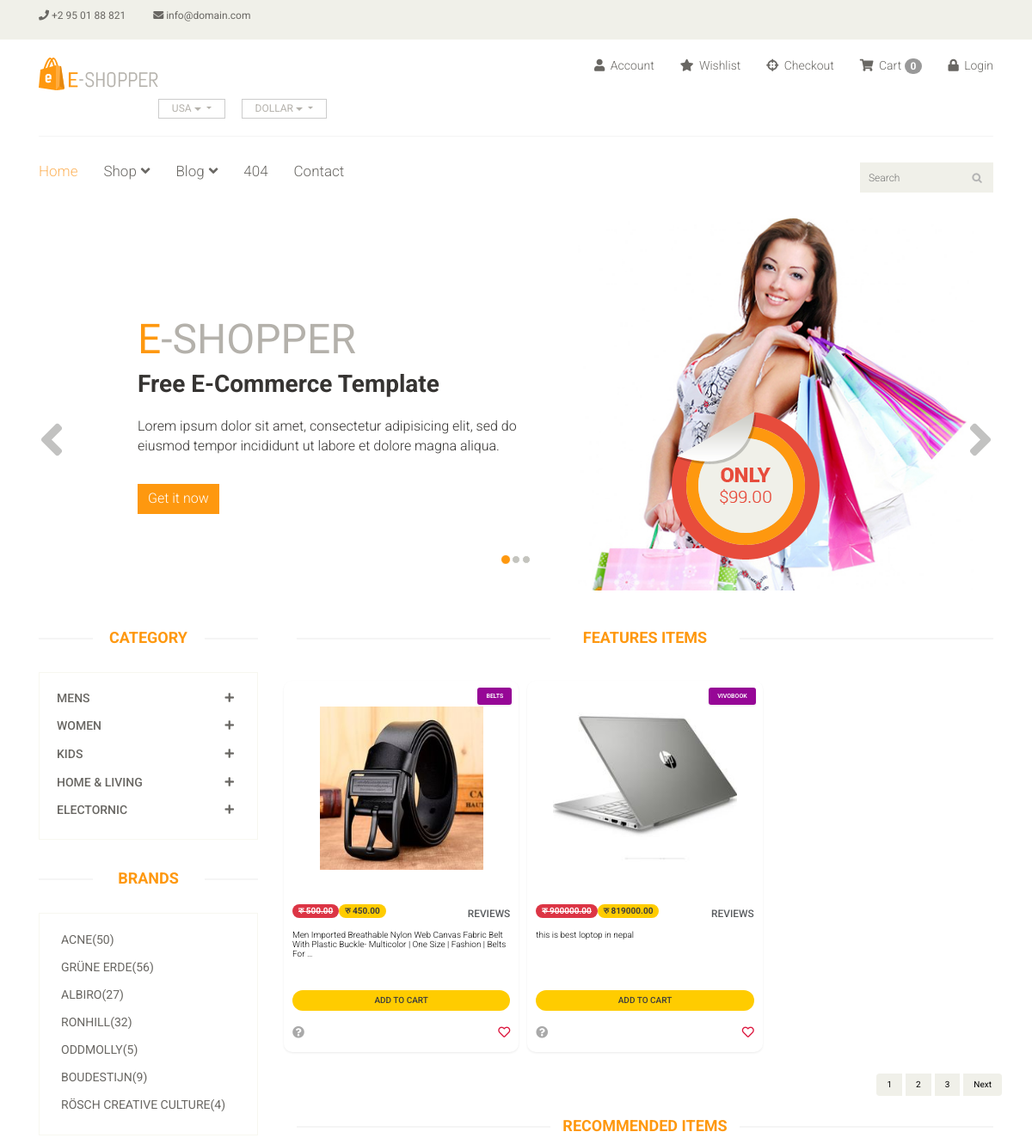
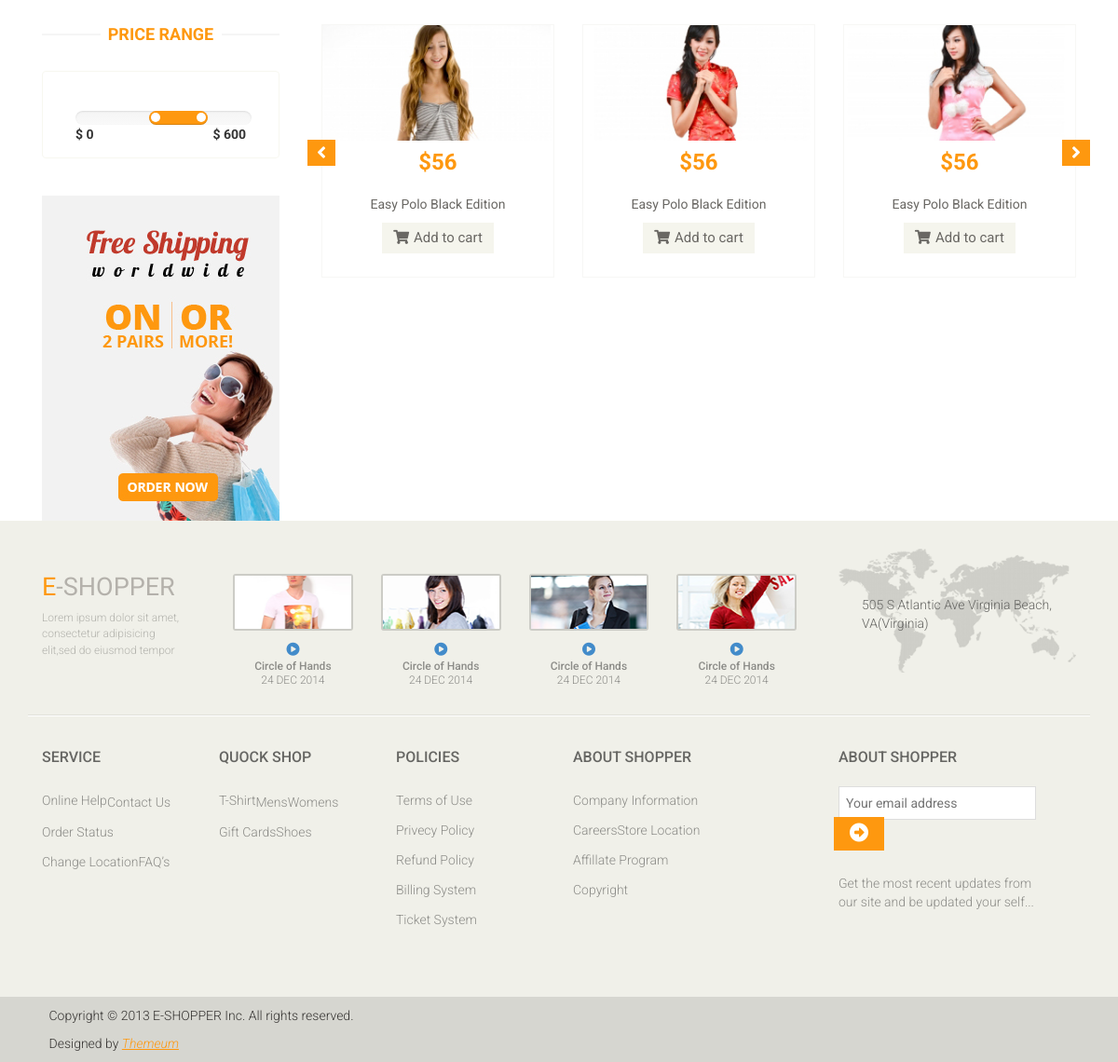
The page / on the database its author committed (2 pictures, top to bottom).
### main/models.py (models this page shows, shortened)
class Category(models.Model):
    title=models.CharField(max_length=200)

class Product(models.Model):
    image=models.ImageField(upload_to='prodcuts',null=True,blank=True)
    image2=models.ImageField(upload_to='prodcuts',null=True,blank=True)
    image3=models.ImageField(upload_to='prodcuts',null=True,blank=True)
    name=models.CharField(max_length=50)
    category=models.ForeignKey(Category, on_delete=models.CASCADE)
    subcategory=models.ForeignKey(SubCategory, on_delete=models.CASCADE)
    desc=RichTextField(blank=True)
    mark_price=models.DecimalField(max_digits=10,decimal_places=2)
    descount_percent=models.DecimalField(max_digits=4,decimal_places=2)
    price=models.DecimalField(max_digits=10,decimal_places=2,editable=False)
    date=models.DateField(auto_now=True)

### main/views.py (the view)
# urls.py: path("",index,name="index"),
def index(request):
    cate=Category.objects.all()
    cateid=request.GET.get('category')
    if cateid:
            product=Product.objects.filter(subcategory=cateid)
    else:
        product=Product.objects.all()
    paginator=Paginator(product,2)
    num_page=request.GET.get('page')
    data=paginator.get_page(num_page) #it fetch current page data
    total=data.paginator.num_pages #3
    context={
        'product':product,
        'cate':cate,
        'data':data,
        'num':[i+1 for i in range(total)]#1,2,3
        }
    return render(request,'main/index.html',context)

### templates/main/index.html (shortened to what this page needs)
{% extends "base.html" %}
{% load static %}
{% block content %}
	<section id="slider">
		<div class="container">
			<div class="row">
				<div class="col-sm-12">
					<div id="slider-carousel" class="carousel slide" data-ride="carousel">
						<ol class="carousel-indicators">
							<li data-target="#slider-carousel" data-slide-to="0" class="active"></li>
							<li data-target="#slider-carousel" data-slide-to="1"></li>
							<li data-target="#slider-carousel" data-slide-to="2"></li>
						</ol>
						<div class="carousel-inner">
							<div class="item active">
								<div class="col-sm-6">
									<h1><span>E</span>-SHOPPER</h1>
									<h2>Free E-Commerce Template</h2>
									<p>Lorem ipsum dolor sit amet, consectetur adipisicing elit, sed do eiusmod tempor incididunt ut labore et dolore magna aliqua. </p>
									<button type="button" class="btn btn-default get">Get it now</button>
								</div>
								<div class="col-sm-6">
									<img src="/static/images/home/girl1.jpg" class="girl img-responsive" alt="" />
									<img src="/static/images/home/pricing.png"  class="pricing" alt="" />
								</div>
							</div>
						</div>
						<a href="#slider-carousel" class="left control-carousel hidden-xs" data-slide="prev">
							<i class="fa fa-angle-left"></i>
						</a>
						<a href="#slider-carousel" class="right control-carousel hidden-xs" data-slide="next">
							<i class="fa fa-angle-right"></i>
						</a>
					</div>
				</div>
			</div>
		</div>
	</section>
	<section>
		<div class="container">
			<div class="row">
				<div class="col-sm-3">
					<div class="left-sidebar">
						<h2>Category</h2>
						<div class="panel-group category-products" id="accordian">
							{% for i in cate %}
							<div class="panel panel-default">
								<div class="panel-heading">
									<h4 class="panel-title">
										<a data-toggle="collapse" data-parent="#accordian" href="#{{i.id}}">
											<span class="badge pull-right"><i class="fa fa-plus"></i></span>
											{{i.title}}
										</a>
									</h4>
								</div>
							</div>
							{% endfor %}
						</div>
						<div class="brands_products">
							<h2>Brands</h2>
							<div class="brands-name">
								<ul class="nav nav-pills nav-stacked">
									<li><a href="#"> <span class="pull-right">(50)</span>Acne</a></li>
									<li><a href="#"> <span class="pull-right">(56)</span>Grüne Erde</a></li>
									<li><a href="#"> <span class="pull-right">(27)</span>Albiro</a></li>
									<li><a href="#"> <span class="pull-right">(32)</span>Ronhill</a></li>
									<li><a href="#"> <span class="pull-right">(5)</span>Oddmolly</a></li>
									<li><a href="#"> <span class="pull-right">(9)</span>Boudestijn</a></li>
									<li><a href="#"> <span class="pull-right">(4)</span>Rösch creative culture</a></li>
								</ul>
							</div>
						</div>
						<div class="price-range">
							<h2>Price Range</h2>
							<div class="well text-center">
								 <input type="text" class="span2" value="" data-slider-min="0" data-slider-max="600" data-slider-step="5" data-slider-value="[250,450]" id="sl2" ><br />
								 <b class="pull-left">$ 0</b> <b class="pull-right">$ 600</b>
							</div>
						</div>
						<div class="shipping text-center">
							<img src="/static/images/home/shipping.jpg" alt="" />
						</div>
					</div>
				</div>
				<div class="col-sm-9 padding-right">
					<h2 class="title text-center">Features Items</h2>
					<div class="container-fluid bg-trasparent my-4 p-3" style="position: relative">
						<div class="row row-cols-1 row-cols-xs-2 row-cols-sm-2 row-cols-lg-3 g-3">
						  {% for i in data %}
							<div class="col hp">
							<div class="card h-100 shadow-sm">
								<a target="_blank" href="{% url 'product_detail' i.id %}">
									<img src="{{i.image.url}}" class="card-img-top" alt="product.title" />
								</a>
							  <div class="label-top shadow-sm">
								<a class="text-white" target="_blank" href="">{{i.name}}</a>
							  </div>
							  <div class="card-body">
								<div class="clearfix mb-3">
									<span class="float-start badge rounded-pill bg-danger text-decoration-line-through">रु {{i.mark_price}}</span>
								  <span class="float-start badge rounded-pill bg-success">रु {{i.price}}</span>
								  <span class="float-end"><a href="#" class="small text-muted text-uppercase aff-link">reviews</a></span>
								</div>
								<h5 class="card-title">
								  <a target="_blank" href="#">{{i.desc|truncatewords:20|safe}}</a>
								</h5>
								<div class="d-grid gap-2 my-4">
								  <a href="{% url 'cart_add' i.id %}" class="btn btn-warning bold-btn">add to cart</a>
								</div>
								<div class="clearfix mb-1">
								  <span class="float-start"><a href="#"><i class="fas fa-question-circle"></i></a></span>
								  <span class="float-end">
									<i class="far fa-heart" style="cursor: pointer"></i>
								  </span>
								</div>
							  </div>
							</div>
						  </div>
						  {% endfor %}
						</div>
					  </div>
					  <nav aria-label="Page navigation example" class="d-flex">
						<ul class="pagination ms-auto">
						  {% for n in num %}
						  <li class="page-item"><a class="page-link" href="?page={{n}}">{{n}}</a></li>
						  {% endfor %}
						  {% if data.has_next %}
						  <li class="page-item"><a class="page-link" href="?page={{data.next_page_number}}">Next</a></li>
						  {% endif %}
						</ul>
					  </nav>
					<div class="recommended_items">
						<h2 class="title text-center">recommended items</h2>
						<div id="recommended-item-carousel" class="carousel slide" data-ride="carousel">
							<div class="carousel-inner">
								<div class="item active">
									<div class="col-sm-4">
										<div class="product-image-wrapper">
											<div class="single-products">
												<div class="productinfo text-center">
													<img src="/static/images/home/recommend1.jpg" alt="" />
													<h2>$56</h2>
													<p>Easy Polo Black Edition</p>
													<a href="#" class="btn btn-default add-to-cart"><i class="fa fa-shopping-cart"></i>Add to cart</a>
												</div>
											</div>
										</div>
									</div>
									<div class="col-sm-4">
										<div class="product-image-wrapper">
											<div class="single-products">
												<div class="productinfo text-center">
													<img src="/static/images/home/recommend2.jpg" alt="" />
													<h2>$56</h2>
													<p>Easy Polo Black Edition</p>
													<a href="#" class="btn btn-default add-to-cart"><i class="fa fa-shopping-cart"></i>Add to cart</a>
												</div>
											</div>
										</div>
									</div>
									<div class="col-sm-4">
										<div class="product-image-wrapper">
											<div class="single-products">
												<div class="productinfo text-center">
													<img src="/static/images/home/recommend3.jpg" alt="" />
													<h2>$56</h2>
													<p>Easy Polo Black Edition</p>
													<a href="#" class="btn btn-default add-to-cart"><i class="fa fa-shopping-cart"></i>Add to cart</a>
												</div>
											</div>
										</div>
									</div>
								</div>
							</div>
							 <a class="left recommended-item-control" href="#recommended-item-carousel" data-slide="prev">
								<i class="fa fa-angle-left"></i>
							  </a>
							  <a class="right recommended-item-control" href="#recommended-item-carousel" data-slide="next">
								<i class="fa fa-angle-right"></i>
							  </a>
						</div>
					</div>
				</div>
			</div>
		</div>
	</section>
	{% endblock content %}

### rows shown on the page
Category: title "MENS"
Category: title "WOMEN"
Category: title "KIDS"
Category: title "HOME & LIVING"
Category: title "ELECTORNIC"
Product: image (picture), name "BELTS", mark_price "500.00", price "450.00", desc "Men Imported Breathable Nylon Web Canvas Fabric Belt With Plastic Buckle- Multicolor | One Size | Fashion | Belts For …"
Product: image (picture), name "VIVOBOOK", mark_price "900000.00", price "819000.00", desc "this is best loptop in nepal"

### other values the page prints
{{ request.session.cart|length }} "0"
{{ n }} "1" "2" "3"
